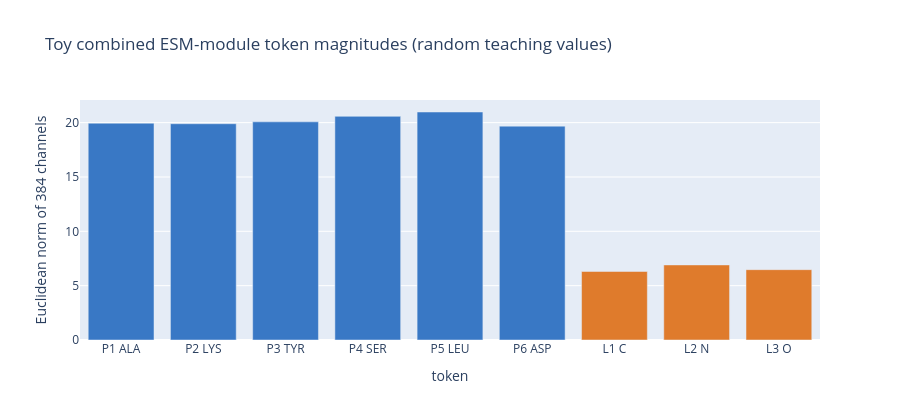

Notebook code cell kept with this figure:
### Markdown cell above
## 2. Build a nine-token protein–ligand example

We use six imaginary protein residues and a three-atom ligand. The ligand tokens are atoms because small-molecule chemistry is naturally described by an atom/bond graph; the protein tokens are residues because ESM-2 and the main trunk operate at residue resolution.

First, the Nesso input embedder creates $s_i^{\rm input}\in\mathbb{R}^{384}$ from atom-level and residue-identity features. Separately, for a protein residue, the ESM module computes

$$
\widetilde s_i = W_{\rm input}s_i^{\rm input}
+ \operatorname{MLP}_{\rm ESM}(e_i^{\rm ESM}),
\qquad e_i^{\rm ESM}\in\mathbb{R}^{1280},\quad \widetilde s_i\in\mathbb{R}^{384}.
$$

For a ligand atom the ESM term is zero, so ligand chemistry comes from $s_i^{\rm input}$. The combined $\widetilde s_i$ is projected into a 128-channel update for the pair tensor. This separation matters: ESM supplies sequence context, while Nesso's input embedder supplies explicit atom/residue chemistry.

### Code cell
labels = ["P1 ALA", "P2 LYS", "P3 TYR", "P4 SER", "P5 LEU", "P6 ASP",
          "L1 C", "L2 N", "L3 O"]
n_protein, n_ligand = 6, 3
n_tokens = len(labels)
is_protein = torch.tensor([True] * n_protein + [False] * n_ligand)
is_ligand = ~is_protein

g = torch.Generator().manual_seed(5)
esm_1280 = torch.randn(n_protein, 1280, generator=g)
w_esm = torch.randn(1280, 384, generator=g) / math.sqrt(1280)
input_tokens = torch.randn(n_tokens, 384, generator=g) * 0.35
projected_esm = torch.zeros(n_tokens, 384)
projected_esm[:n_protein] = esm_1280 @ w_esm
combined_tokens = input_tokens + projected_esm

fig = go.Figure()

def add_flow_box(x, y, text, color, width=1.25):
    fig.add_shape(type="rect", x0=x-width/2, x1=x+width/2, y0=y-0.34, y1=y+0.34,
                  line=dict(color=color, width=2), fillcolor=color, opacity=0.20,
                  layer="below")
    fig.add_annotation(x=x, y=y, text=text, showarrow=False, align="center",
                       font=dict(size=13, color="#20242a"))

def add_flow_arrow(x0, y0, x1, y1, color):
    fig.add_annotation(x=x1, y=y1, ax=x0, ay=y0,
                       xref="x", yref="y", axref="x", ayref="y",
                       text="", showarrow=True, arrowhead=3, arrowsize=1.2,
                       arrowwidth=2.2, arrowcolor=color)

# Upper lane: protein sequence context from ESM-2.
add_flow_box(0.7, 2.35, "protein<br>sequence", COLORS["protein"])
add_flow_box(2.25, 2.35, "ESM-2<br>1280 / residue", "#719bd0", width=1.35)
add_flow_box(3.9, 2.35, "ESM MLP<br>1280 → 384", "#777777", width=1.35)
add_flow_arrow(1.35, 2.35, 1.55, 2.35, COLORS["protein"])
add_flow_arrow(2.95, 2.35, 3.20, 2.35, COLORS["protein"])

# Lower lane: chemistry encoded by Nesso itself.
add_flow_box(0.85, 0.45, "atom + residue<br>chemistry", COLORS["ligand"], width=1.55)
add_flow_box(2.85, 0.45, "Nesso input sᵢ<br>384 / token", "#df9d60", width=1.55)
add_flow_arrow(1.65, 0.45, 2.05, 0.45, COLORS["ligand"])

# The two lanes meet once, then update the pair tensor.
add_flow_box(5.55, 1.40, "combined s̃ᵢ<br>384 / token", "#6d55a3", width=1.55)
add_flow_box(7.35, 1.40, "left + right<br>projections", "#4f9b75", width=1.35)
add_flow_box(9.05, 1.40, "pair update Δz<br>128 channels", "#4f9b75", width=1.55)
add_flow_arrow(4.60, 2.18, 4.78, 1.75, COLORS["protein"])
add_flow_arrow(3.68, 0.62, 4.76, 1.10, COLORS["ligand"])
add_flow_arrow(6.35, 1.40, 6.65, 1.40, "#4f9b75")
add_flow_arrow(8.05, 1.40, 8.25, 1.40, "#4f9b75")

fig.add_annotation(x=0.0, y=2.95, text="PROTEIN SEQUENCE CONTEXT", showarrow=False,
                   xanchor="left", font=dict(size=12, color=COLORS["protein"]))
fig.add_annotation(x=0.0, y=-0.12, text="NESSO CHEMISTRY FEATURES (PROTEIN + LIGAND)", showarrow=False,
                   xanchor="left", font=dict(size=12, color=COLORS["ligand"]))
fig.update_xaxes(range=[-0.15, 10.0], visible=False, fixedrange=True)
fig.update_yaxes(range=[-0.35, 3.15], visible=False, fixedrange=True)
fig.update_layout(
    title="Two separate feature routes meet once before updating the pair tensor",
    height=500, margin=dict(l=25, r=25, t=70, b=25), plot_bgcolor="white",
)
fig.show()

fig = go.Figure(go.Bar(
    x=labels, y=combined_tokens.norm(dim=-1).numpy(),
    marker_color=[COLORS["protein"]] * n_protein + [COLORS["ligand"]] * n_ligand,
    customdata=np.array(["protein residue"] * n_protein + ["ligand atom"] * n_ligand),
    hovertemplate="%{x}<br>%{customdata}<br>||sᵢ||=%{y:.2f}<extra></extra>",
))
fig.update_layout(title="Toy combined ESM-module token magnitudes (random teaching values)",
                  xaxis_title="token", yaxis_title="Euclidean norm of 384 channels", height=420)
fig.show()
print("Nesso input tokens:", tuple(input_tokens.shape))
print("Protein ESM input:", tuple(esm_1280.shape), "→ combined ESM-module tokens:", tuple(combined_tokens.shape))

### Figure 1 — Plotly figure (JSON) as saved in the notebook; plotly's stock layout.template omitted (floating-point values rounded to 4 significant figures)
{"data": [{"customdata": ["protein residue", "protein residue", "protein residue", "protein residue", "protein residue", "protein residue", "ligand atom", "ligand atom", "ligand atom"], "hovertemplate": "%{x}<br>%{customdata}<br>||sᵢ||=%{y:.2f}<extra></extra>", "marker": {"color": ["#3978c5", "#3978c5", "#3978c5", "#3978c5", "#3978c5", "#3978c5", "#df7b2c", "#df7b2c", "#df7b2c"]}, "type": "bar", "x": ["P1 ALA", "P2 LYS", "P3 TYR", "P4 SER", "P5 LEU", "P6 ASP", "L1 C", "L2 N", "L3 O"], "y": [19.95, 19.9, 20.08, 20.58, 20.98, 19.68, 6.306, 6.908, 6.472]}], "layout": {"height": 420, "title": {"text": "Toy combined ESM-module token magnitudes (random teaching values)"}, "xaxis": {"title": {"text": "token"}}, "yaxis": {"title": {"text": "Euclidean norm of 384 channels"}}}}
